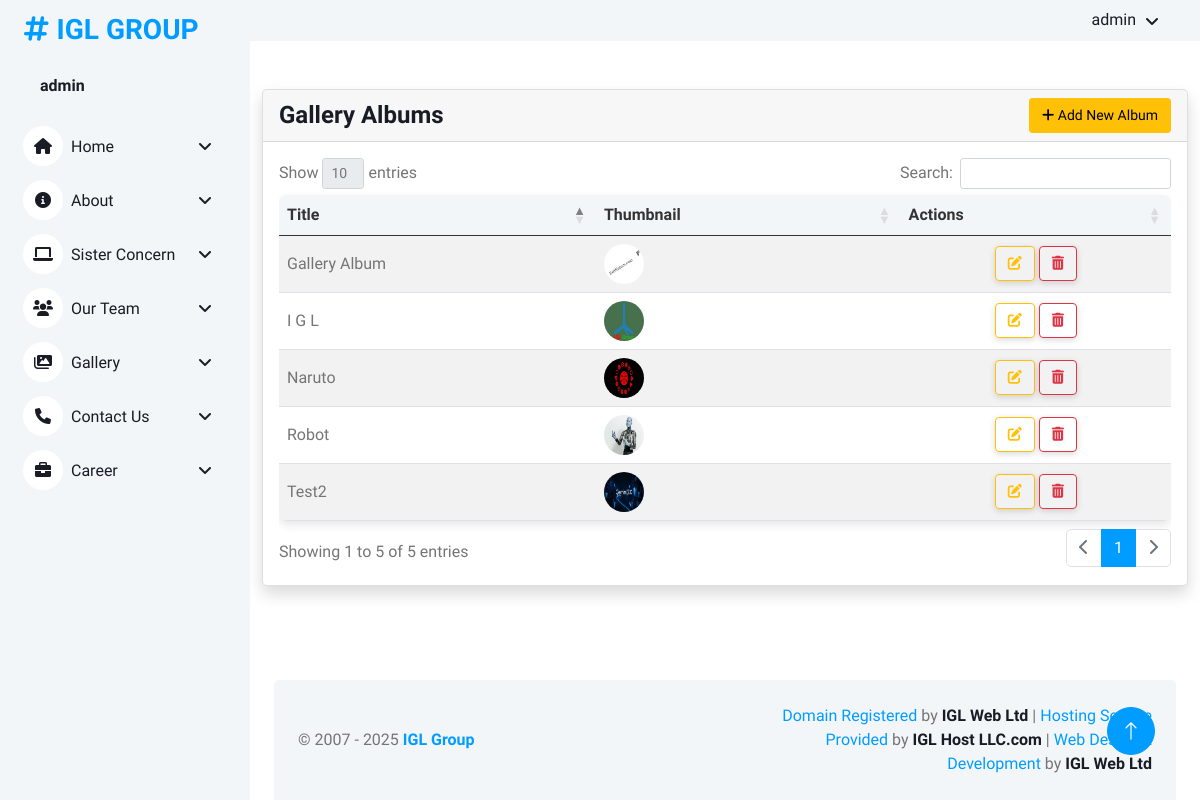
/gallery-album/list/ (signed in), run on the app's committed database.
### igl/models.py (models this page shows, shortened)
class Gallery_Album(models.Model):
    title = models.CharField(max_length=255, blank=True, null=True)  # Album name
    thumbnail = models.ImageField(upload_to='albums/thumbnails/', blank=True, null=True)  # Thumbnail for the album
    created_at = models.DateTimeField(auto_now_add=True)  # Tracks album creation date
    slug = models.SlugField(unique=True, blank=True, null=True)  # Slug field

### igl/admin_views.py (the view)
# urls.py: path('gallery-album/list/', admin_views.gallery_album_list, name='gallery_album_list'),
def gallery_album_list(request):
    albums = Gallery_Album.objects.all()
    return render(request, 'backend/gallery_album_list.html', {'albums': albums})

### igl/context_processors.py (called while the page is built)
def global_context(request):
    logo = Logo.objects.filter(is_active=True).first()
    menus = NavMenu.objects.filter(is_active=True)
    sister_concerns = SisterConcern.objects.all()
    return {
        'logo': logo,
        'menus': menus,
        'sister_concerns': sister_concerns,
    }

### igl/templates/backend/gallery_album_list.html (shortened to what this page needs)
{% extends "backend/base.html" %}
{% load static %}
{% block content %}
<div class="container mt-5">
    <div class="card shadow">
        <div class="card-header text-white d-flex justify-content-between align-items-center">
            <h4 class="mb-0">Gallery Albums</h4>
            <a href="{% url 'gallery_album_form' %}" class="btn btn-warning btn-sm">
                <i class="fas fa-plus"></i> Add New Album
            </a>
        </div>
        <div class="card-body">
            <div class="table-responsive">
                <table id="albumsTable" class="table table-striped table-hover">
                    <thead class="bg-light">
                        <tr>
                            <th>Title</th>
                            <th>Thumbnail</th>
                            <th>Actions</th>
                        </tr>
                    </thead>
                    <tbody>
                        {% for album in albums %}
                        <tr>
                            <td>{{ album.title }}</td>
                            <td>
                                {% if album.thumbnail %}
                                    <img src="{{ album.thumbnail.url }}" width="40" height="40" alt="Thumbnail" class="rounded-circle">
                                {% else %}
                                    No Thumbnail
                                {% endif %}
                            </td>
                            <td class="text-center">
                                <a href="{% url 'gallery_album_edit' album.id %}" class="btn btn-sm btn-outline-warning" title="Edit">
                                    <i class="fas fa-edit"></i>
                                </a>
                                <a href="{% url 'gallery_album_delete' album.id %}" onclick="return confirm('Are you sure you want to delete this album?')" class="btn btn-sm btn-outline-danger" title="Delete">
                                    <i class="fas fa-trash-alt"></i>
                                </a>
                            </td>
                        </tr>
                        {% empty %}
                        <tr>
                            <td colspan="3" class="text-center">No albums available</td>
                        </tr>
                        {% endfor %}
                    </tbody>
                </table>
            </div>
        </div>
    </div>
</div>
{% endblock %}
{% block custom_css %}
<link rel="stylesheet" href="https://cdnjs.cloudflare.com/ajax/libs/font-awesome/6.0.0/css/all.min.css">
<link rel="stylesheet" href="https://cdn.datatables.net/1.13.1/css/dataTables.bootstrap4.min.css">
{% endblock %}

### igl/templates/backend/base.html (shortened to what this page needs)
{% load static %}
<!DOCTYPE html>
<html lang="en">
<head>
    <link href="https://cdnjs.cloudflare.com/ajax/libs/font-awesome/5.10.0/css/all.min.css" rel="stylesheet">
    <link href="https://cdn.jsdelivr.net/npm/bootstrap-icons@1.4.1/font/bootstrap-icons.css" rel="stylesheet">
    <link href="lib/owlcarousel/assets/owl.carousel.min.css" rel="stylesheet">
    <link href="lib/tempusdominus/css/tempusdominus-bootstrap-4.min.css" rel="stylesheet" />
    <link href="{% static 'backend/css/bootstrap.min.css'%}" rel="stylesheet">
    <link href="{% static 'backend/css/style.css'%}" rel="stylesheet">
    {% block custom_css %}{% endblock custom_css %}
</head>
<body>
    <div class="container-xxl position-relative bg-white d-flex p-0">
      <div class="sidebar pe-4 pb-3">
        <nav class="navbar bg-light navbar-light">
            <a href="{% url 'admin_dashboard' %}" class="navbar-brand mx-4 mb-3">
                <h3 class="text-primary"><i class="fa fa-hashtag me-2"></i>IGL GROUP</h3>
            </a>
            <div class="d-flex align-items-center ms-4 mb-4">
                <div class="ms-3">
                    <h6 class="mb-0">{{ user.username }}</h6>
                </div>
            </div>
            <div class="navbar-nav w-100">
<div class="nav-item dropdown {% if request.path == '/home_banner_list/' %}active{% endif %}">
    <a href="{% url 'home_banner_list' %}" class="nav-link dropdown-toggle" data-bs-toggle="dropdown">
        <i class="fa fa-home me-2"></i>Home
    </a>
</div>
<div class="nav-item dropdown {% if request.path == '/about_banner_form/' %}active{% endif %}">
    <a href="#" class="nav-link dropdown-toggle" data-bs-toggle="dropdown">
        <i class="fa fa-info-circle me-2"></i>About
    </a>
</div>
<div class="nav-item dropdown">
    <a href="#" class="nav-link dropdown-toggle" data-bs-toggle="dropdown">
        <i class="fa fa-laptop me-2"></i>Sister Concern
    </a>
</div>
<div class="nav-item dropdown {% if request.path == '/manage_bod/' or request.path == '/manage_staff/' %}active{% endif %}">
    <a href="#" class="nav-link dropdown-toggle" data-bs-toggle="dropdown">
        <i class="fa fa-users me-2"></i>Our Team
    </a>
</div>
<div class="nav-item dropdown {% if request.path == '/gallery_banner_form/' or request.path == '/gallery_album_list/' or request.path == '/gallery_album_details_list/' or request.path == '/manage_videos/' %}active{% endif %}">
    <a href="#" class="nav-link dropdown-toggle" data-bs-toggle="dropdown">
        <i class="fa fa-images me-2"></i>Gallery
    </a>
</div>
<div class="nav-item dropdown {% if request.path == '/location_list/' %}active{% endif %}">
    <a href="#" class="nav-link dropdown-toggle" data-bs-toggle="dropdown">
        <i class="fa fa-phone me-2"></i>Contact Us
    </a>
</div>
<div class="nav-item dropdown {% if request.path == '/job_posting_list/' or request.path == '/job_application_list/' %}active{% endif %}">
    <a href="#" class="nav-link dropdown-toggle" data-bs-toggle="dropdown">
        <i class="fa fa-briefcase me-2"></i>Career
    </a>
</div>
            </div>
        </nav>
    </div>
        <div class="content">
            <nav class="navbar navbar-expand bg-light navbar-light sticky-top px-4 py-0">
                <div class="navbar-nav align-items-center ms-auto">
                    <div class="nav-item dropdown" style="margin-left: auto; display: flex; justify-content: flex-end;">
                        {% if user.is_authenticated %}
                            <a href="#" class="nav-link dropdown-toggle" data-bs-toggle="dropdown" style="padding: 8px 18px;">
                                <span class="d-none d-lg-inline-flex">{{ user.username }}</span>
                            </a>
                        {% else %}
                            <a href="{% url 'admin_login' %}" class="btn btn-primary" style="padding: 8px 18px;">Admin Login</a>
                        {% endif %}
                    </div>
                </div>
            </nav>
            {% block content %}
            {% endblock content %}
<div class="container-fluid pt-4 px-4">
    <div class="bg-light rounded-top p-4 text-center">
        <div class="row align-items-center justify-content-center">
            <div class="col-lg-6 col-md-12 text-md-center text-lg-start">
                <p class="mb-0">
                    &copy; 2007 - <span id="current-year"></span>
                    <a href="https://iglgroup.org/" target="_blank" class="fw-bold text-primary text-decoration-none">
                        IGL Group
                    </a>
                </p>
            </div>
            <div class="col-lg-6 col-md-12 text-md-center text-lg-end mt-2 mt-lg-0">
                <p class="mb-0">
                    <a href="https://iglweb.com/web/domains-services-dotBD.php" target="_blank" class="text-decoration-none text-primary">
                        Domain Registered
                    </a> by
                    <a href="https://iglweb.com/web/home.php" class="fw-bold text-dark">IGL Web Ltd</a> |
                    <a href="https://iglweb.com/web/hosting-regular-shared.php" target="_blank" class="text-decoration-none text-primary">
                        Hosting Service Provided
                    </a> by
                    <a href="https://iglweb.com/web/home.php" class="fw-bold text-dark">IGL Host LLC.com</a> |
                    <a href="https://iglweb.com/web/web-desing.php" target="_blank" class="text-decoration-none text-primary">
                        Web Design & Development
                    </a> by
                    <a href="https://iglweb.com/web/home.php" class="fw-bold text-dark">IGL Web Ltd</a>
                </p>
            </div>
        </div>
    </div>
</div>
        </div>
        <a href="#" class="btn btn-lg btn-primary btn-lg-square back-to-top"><i class="bi bi-arrow-up"></i></a>
    </div>
</body>
</html>

### igl/static/backend/css/style.css (style rules this page uses)
:root { --primary: #009CFF; --light: #F3F6F9; --dark: #191C24; }
.back-to-top { position: fixed; display: none; right: 45px; bottom: 45px; z-index: 99; }
.btn { transition: .5s; }
.btn.btn-primary { color: #FFFFFF; }
.btn-lg-square { width: 48px; height: 48px; }
.btn-square, .btn-sm-square, .btn-lg-square { padding: 0; display: inline-flex; align-items: center; justify-content: center; font-weight: normal; border-radius: 50px; }
.sidebar { position: fixed; top: 0; left: 0; bottom: 0; width: 250px; height: 100vh; overflow-y: auto; background: var(--light); transition: 0.5s; z-index: 999; }
.content { margin-left: 250px; min-height: 100vh; background: #FFFFFF; transition: 0.5s; }
@media (min-width: 992px) { .sidebar { margin-left: 0; } }
@media (min-width: 992px) { .content { width: calc(100% - 250px); } }
.sidebar .navbar .navbar-nav .nav-link { padding: 7px 20px; color: var(--dark); font-weight: 500; border-left: 3px solid var(--light); border-radius: 0 30px 30px 0; outline: none; }
.sidebar .navbar .navbar-nav .nav-link i { width: 40px; height: 40px; display: inline-flex; align-items: center; justify-content: center; background: #FFFFFF; border-radius: 40px; }
.sidebar .navbar .dropdown-toggle::after { position: absolute; top: 15px; right: 15px; border: none; content: "\f107"; font-family: "Font Awesome 5 Free"; font-weight: 900; transition: .5s; }
.content .navbar .navbar-nav .nav-link { margin-left: 25px; padding: 12px 0; color: var(--dark); outline: none; }
.content .navbar .dropdown-toggle::after { margin-left: 6px; vertical-align: middle; border: none; content: "\f107"; font-family: "Font Awesome 5 Free"; font-weight: 900; transition: .5s; }
.container-xxl { min-height: 100vh; }
.content { flex: 1; display: flex; flex-direction: column; height: 100vh; }
.container-fluid.pt-4.px-4 { margin-top: auto; }

### igl/templates/backend/gallery_album_list.html (style rules this page uses)
.table { border-radius: 8px; overflow: hidden; box-shadow: 0 4px 10px rgba(0, 0, 0, 0.1); }
.table thead { background-color: #f8f9fa; color: #333; font-weight: bold; }
.table td, .table th { vertical-align: middle; }
.table img { max-width: 40px; height: auto; border-radius: 5px; }
.btn-sm { padding: 6px 12px; font-size: 0.875rem; }
.btn-outline-warning, .btn-outline-danger { border-radius: 4px; box-shadow: 0 2px 6px rgba(0, 0, 0, 0.15); transition: background-color 0.3s ease, box-shadow 0.3s ease; }

### data on the page
Gallery_Album: title "Naruto", thumbnail (picture)
Gallery_Album: title "I G L", thumbnail (picture)
Gallery_Album: title "Robot", thumbnail (picture)
Gallery_Album: title "Test2", thumbnail (picture)
Gallery_Album: title "Gallery Album", thumbnail (picture)

### other printed values
{{ user.username }} "admin"
